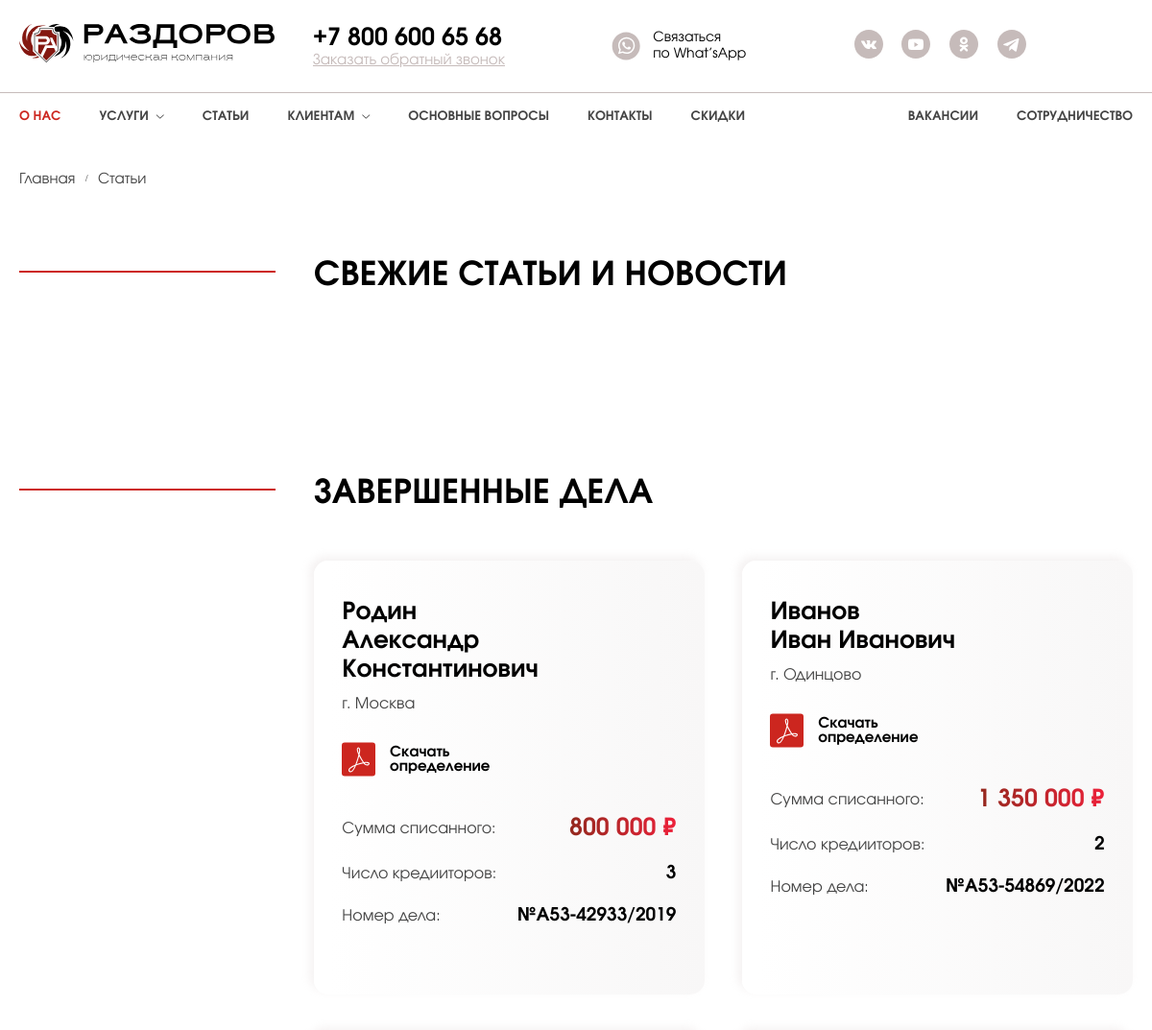
/articles/ (upper part), run on an earlier commit of the app's database.
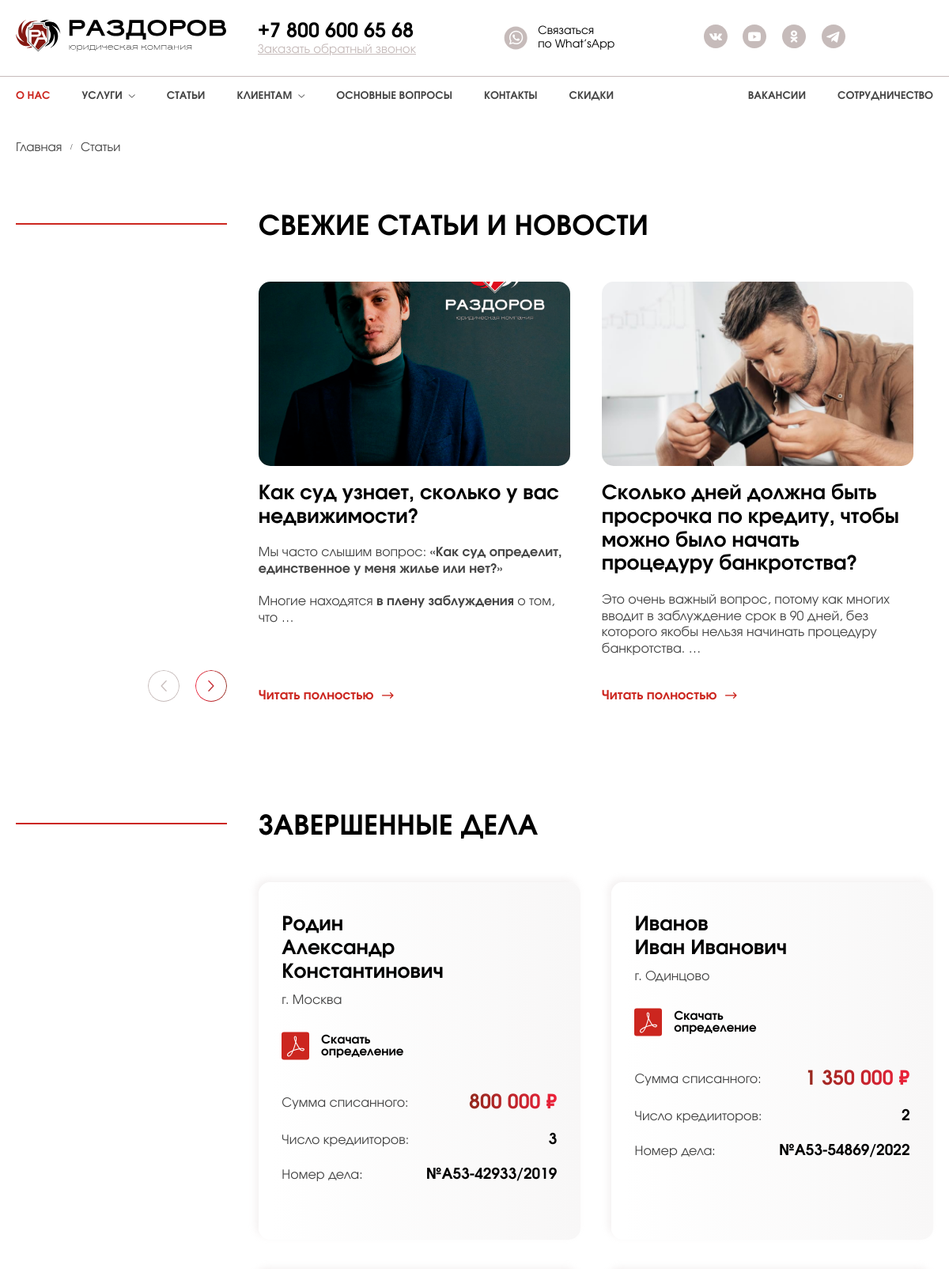
And on a later commit of the database.
### sitePages/models.py (models this page shows, shortened)
class Article(models.Model):
    title = models.CharField(max_length=350, null=False, verbose_name='Название статьи')
    content = RichTextField(verbose_name='Контент статьи')
    slug = models.SlugField(null=False, unique=True)
    image = models.ImageField(upload_to='images', verbose_name='Картинка в статье')
    class Meta:
        verbose_name = 'Статью'
        verbose_name_plural = 'Статьи'

### sitePages/views.py (the view)
# urls.py: path('articles/', ArticlesPage.as_view(), name='articles'),
class ArticlesPage(View):
    template_name = 'pages/articles/articles.html'
    def get(self, request):
        return render(request, self.template_name)

### sitePages/templatetags/castomTags.py (called while the page is built)
@register.simple_tag()
def getAllArcticles():
    return Article.objects.all()[:4]

### sitePages/templates/pages/articles/articles.html (shortened to what this page needs)
{% extends 'base.html' %}
{% load static %}
{% block content %}
<main class="page">
			<nav class="breadcrumbs">
				<div class="breadcrumbs__container">
					<ul class="breadcrumbs__list">
						<li class="breadcrumbs__item"><a href="/" class="breadcrumbs__link">Главная</a></li>
						<li class="breadcrumbs__item"><span class="breadcrumbs__current">Статьи</span>
						</li>
					</ul>
				</div>
			</nav>
			<section class="news section-top section-bottom">
				<div class="news__container">
					<div class="content-block _slider">
						<div class="content-block__left">
							<div class="content-block__line"></div>
							<div class="swiper-controls">
								<button type="button" class="swiper-button swiper-button-prev _icon-dropdown swiper-button-disabled" disabled=""></button>
								<button type="button" class="swiper-button swiper-button-next _icon-dropdown"></button>
							</div>
						</div>
						<div class="content-block__info">
							<h2 class="content-block__title title">Свежие статьи и новости</h2>
							<div class="news__body swiper swiper-initialized swiper-horizontal swiper-backface-hidden">
								<div class="news__wrapper swiper-wrapper">
									{% for article in allArticles %}
									<div class="news__slide swiper-slide swiper-slide-active" style="width: 425px; margin-right: 40px;">
										<div class="item-news">
											<div class="item-news__img -ibg">
												{% if article.image %}
												<img src="/media/{{ article.image }}" alt="{{ article.title }}">
												{% else %}
												<img src="/static/img/blog/02.jpg" alt="{{ article.title }}">
												{% endif %}
											</div>
											<div class="item-news__body">
												<div class="item-news__title title_h3 title">
													{{ article.title }}
												</div>
												<div class="item-news__text text">
													{{ article.content|safe|truncatewords:21 }}
												</div>
											</div>
											<div class="item-news__footer">
												<a href="{% url 'article' article.slug %}" class="link-more _icon-ar-right">Читать полностью</a>
											</div>
										</div>
									</div>
									{% endfor %}
								</div>
							</div>
						</div>
					</div>
				</div>
			</section>
	{% include 'inc/chunks/_cases.html' %}
		</main>
{% endblock %}

### templates/base.html (shortened to what this page needs)
{% load static %}
{% load castomTags %}
{% getAllArcticles as allArticles %}
<!DOCTYPE html>
<html lang="ru">
<head>{% block head %} {% include 'inc/_head.html' %} {% endblock %}</head>
<body>
	<div class="wrapper">
		{% block header %}
			{% include 'inc/_header.html' %}
		{% endblock %}
		{% block content %}
		{% endblock %}
	</div>
</body>
</html>

### templates/inc/_head.html (shortened to what this page needs)
{% load static %}
<link rel="stylesheet" href="{% static 'css/style.min.css' %}">

### templates/inc/_header.html (shortened to what this page needs)
{% load static %}
<header class="header">
			<div class="header-middle">
				<div class="header-middle__container">
					<div class="header-middle__logo">
						<a href="/" class="logo">
							<picture>
								<source media="(min-width: 992px)" srcset="{% static 'img/logo.svg' %}">
								<img src="{% static 'img/logo_xs.svg' %}" alt="Logo">
							</picture>
						</a>
					</div>
					<div class="header-middle__content">
						<div class="header-middle__phone">
							<a href="tel:+78006006568">
								<span>+7 800 600 65 68</span>
							</a>
							<button class="link-underline" type="button" data-popup="#call">Заказать обратный звонок</button>
						</div>
						<div class="header-middle__wp">
							<a href="">
								Связаться <br> по What’sApp
							</a>
						</div>
						<div class="header-middle__social social" data-da=".menu__body, 991.98,last">
							<a href="" class="social__item _vk">
							</a>
							<a href="" class="social__item _you">
							</a>
							<a href="" class="social__item _ok">
							</a>
							<a href="" class="social__item _tg">
							</a>
						</div>
					</div>
				</div>
			</div>
	{% block menu %}
	{% include 'inc/_menu.html' %}
	{% endblock %}
		</header>

### templates/inc/_menu.html (shortened to what this page needs)
{% load static %}
<div class="header-bottom">
				<div class="header-bottom__container">
					<div class="header-bottom__menu menu">
						<nav class="menu__body">
							<ul class="menu__list" data-spoilers="991.98">
								<li class="menu__item _active"><a href="{% url 'about' %}" class="menu__link">О нас</a></li>
								<li class="menu__item">
									<a href="#" class="menu__link _icon-dropdown" data-spoiler>услуги</a>
								</li>
								<li class="menu__item"><a href="{% url 'articles' %}" class="menu__link">Статьи</a></li>
								<li class="menu__item">
									<a href="#" class="menu__link _icon-dropdown" data-spoiler>Клиентам</a>
								</li>
								<li class="menu__item"><a href="{% url 'faq' %}" class="menu__link">Основные вопросы</a></li>
								<li class="menu__item"><a href="{% url 'contacts' %}" class="menu__link">Контакты</a></li>
								<li class="menu__item"><a href="{% url 'sale' %}" class="menu__link">Скидки</a></li>
							</ul>
							<ul class="menu__list">
								<li class="menu__item"><a href="{% url 'vacancies' %}" class="menu__link">Вакансии</a></li>
								<li class="menu__item"><a href="{% url 'cooperation' %}" class="menu__link">Сотрудничество</a></li>
							</ul>
						</nav>
					</div>
				</div>
			</div>

### templates/inc/chunks/_cases.html (shortened to what this page needs)
{% load static %}
<section class="cases-finish section-bottom">
				<div class="cases-finish__container">
					<div class="content-block">
						<div class="content-block__left">
							<div class="content-block__line"></div>
						</div>
						<div class="content-block__info">
							<h2 class="content-block__title title">завершенные дела</h2>
							<div class="cases-finish__items">
								<div class="item-case">
									<div class="item-case__header">
										<strong class="title_h3 title">Родин <br> Александр Константинович</strong>
										<small class="text">г. Москва</small>
									</div>
									<div class="item-case__down">
										<a href="">
											<img src="{% static 'img/icons/pdf.svg' %}" width="35" height="36" alt="Image">
											Скачать <br> определение
										</a>
									</div>
									<div class="info-item-items">
										<div class="info-item">
											<div class="info-item__label text">Сумма списанного:</div>
											<div class="info-item__value red-gradient title title_h3">800 000 ₽</div>
										</div>
										<div class="info-item">
											<div class="info-item__label text">Число кредииторов:</div>
											<div class="info-item__value title-subtitle">3</div>
										</div>
										<div class="info-item">
											<div class="info-item__label text">Номер дела:</div>
											<div class="info-item__value title-subtitle">№А53-42933/2019</div>
										</div>
									</div>
								</div>
								<div class="item-case">
									<div class="item-case__header">
										<strong class="title_h3 title">Иванов <br> Иван Иванович</strong>
										<small class="text">г. Одинцово</small>
									</div>
									<div class="item-case__down">
										<a href="">
											<img src="{% static 'img/icons/pdf.svg' %}" width="35" height="36" alt="Image">
											Скачать <br> определение
										</a>
									</div>
									<div class="info-item-items">
										<div class="info-item">
											<div class="info-item__label text">Сумма списанного:</div>
											<div class="info-item__value red-gradient title title_h3">1 350 000 ₽</div>
										</div>
										<div class="info-item">
											<div class="info-item__label text">Число кредииторов:</div>
											<div class="info-item__value title-subtitle">2</div>
										</div>
										<div class="info-item">
											<div class="info-item__label text">Номер дела:</div>
											<div class="info-item__value title-subtitle">№А53-54869/2022</div>
										</div>
									</div>
								</div>
							</div>
						</div>
					</div>
				</div>
			</section>

### templates/inc/chunks/_quiz.html (shortened to what this page needs)
{% load static %}

### templates/inc/chunks/_form.html (shortened to what this page needs)
{% load static %}

### templates/inc/_footer.html (shortened to what this page needs)
{% load static %}

### templates/inc/_scripts.html (shortened to what this page needs)
{% load static %}

What changed in the data, as far as the page shows it:
added Article: image (picture), title "Как суд узнает, сколько у вас недвижимости?", content "Мы часто слышим вопрос: «Как суд определит, единственное у меня жилье или нет?» Многие находятся в плену заблуждения о том, что …"
added Article: title "Сколько дней должна быть просрочка по кредиту, чтобы можно было начать процедуру банкротства?", content "Это очень важный вопрос, потому как многих вводит в заблуждение срок в 90 дней, без которого якобы нельзя начинать процедуру банкротства. …"
